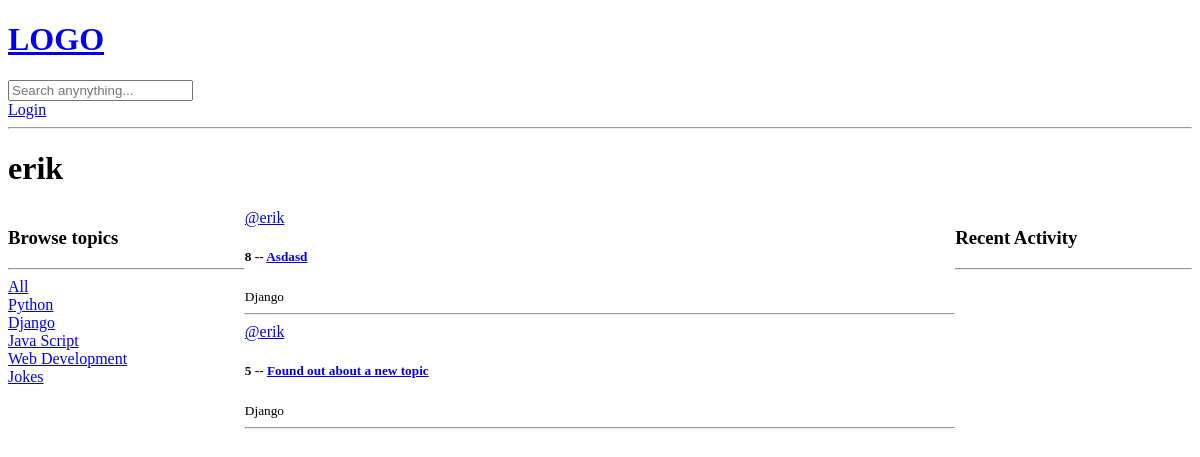
Before: /profile/3/ with the older database file.
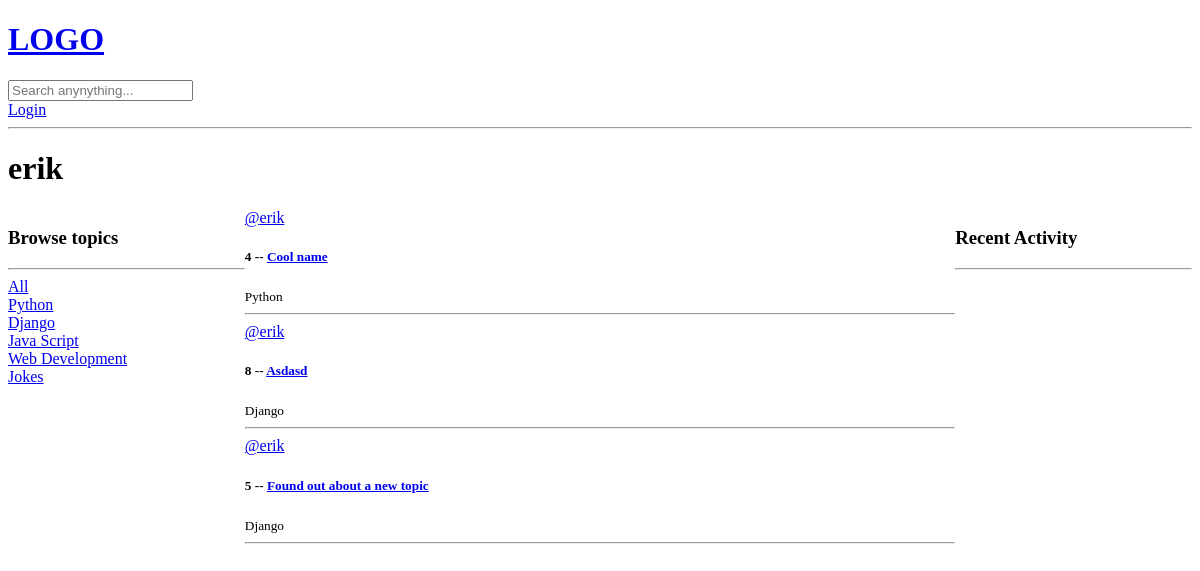
After: the same page with the newer database file.
### base/models.py (models this page shows, shortened)
class Topic(models.Model):
    name = models.CharField(max_length=200)

class Room(models.Model):
    host = models.ForeignKey(User, on_delete=models.SET_NULL, null=True)
    topic = models.ForeignKey(Topic, on_delete=models.SET_NULL, null= True)
    name = models.CharField(max_length=200, verbose_name="Room name")
    description = models.TextField(max_length=600, null=True, blank=True)
    participants = models.ManyToManyField(User, related_name='participants', blank=True)
    updated = models.DateTimeField(auto_now=True)
    created = models.DateTimeField(auto_now_add=True)
    class Meta:
        ordering = ['-updated', '-created']

### base/views.py (the view)
# urls.py: path('profile/<str:pk>/', views.userProfile, name="user-profile"),
def userProfile(request, pk):
    user = models.User.objects.get(id=pk)
    rooms = user.room_set.all()
    roomMessages = user.message_set.all()
    topics = models.Topic.objects.all()
    context = {
    "user": user,
    "rooms": rooms,
    "roomMessages": roomMessages,
    "topics": topics
    }
    return render(request, 'base/profile.html', context=context)

### base/templates/base/profile.html (shortened to what this page needs)
{% extends 'main.html' %} {% block content %}
<h1>{{user.username}}</h1>
<div class="profile-cont">
  <div>{% include "base/topic_component.html" %}</div>
  <div>{% include "base/feed_component.html" %}</div>
  <div>{% include "base/activity_component.html" %}</div>
</div>
{% endblock content %}

### templates/main.html (shortened to what this page needs)
<!DOCTYPE html>
<html lang="en">
  <head>
  </head>
  <body>
    {% include 'navbar.html' %}  {% block content %} {% endblock %}
  </body>
</html>

### templates/navbar.html
<a href="/"><h1>LOGO</h1></a>
<form method="GET" action="{% url 'home-page' %}">
  <input type="text" name="q" placeholder="Search anynything..." />
</form>
{% if request.user.is_authenticated %}
<p>Hello {{request.user}}</p>
<a href="{% url 'logout-page' %}">Logout</a>
{% else %}
<a href="{% url 'login-page' %}">Login</a>
{% endif %}
<hr />

### base/templates/base/topic_component.html
<h3>Browse topics</h3>
    <hr />
    <div>
      <a href="{% url 'home-page' %}">All</a>
    </div>
    {% for topic in topics%}
    <div>
      <a href="{% url 'home-page' %}?q={{topic.name}} ">{{topic.name}}</a>
    </div>
    {% endfor %}

### base/templates/base/feed_component.html (shortened to what this page needs)
{% for room in rooms %}
<div>
  <a href="{% url 'user-profile' room.host.id %}">@{{room.host.username}}</a>
  <h5>
    {{room.id}} --
    <a href="{% url 'room-page' room.id %}">{{room.name}}</a>
  </h5>
  <small>{{room.topic.name}}</small>
  <hr />
</div>
{% endfor %}

### base/templates/base/activity_component.html (shortened to what this page needs)
<div class="recent-activity">
    <h3>Recent Activity</h3>
    <hr />
  </div>

### base/templates/base/profile.html (style rules this page uses)
.profile-cont { display: grid; grid-template-columns: 1fr 3fr 1fr; }

Changed rows visible on the page:
now on this page (row edited): Room: host.username "erik", id "4", name "Cool name", topic.name "Python"
